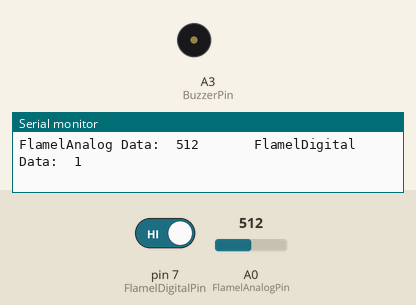
This sketch was run on a simulated Arduino Uno, built with avr-gcc and run on an emulated ATmega328P. Parts: buzzer (waves = sounding), the last lines printed to the serial monitor. Inputs (shaded band) come from the test bench; at power-on: pin 7 (FlamelDigitalPin) HIGH, A0 (FlamelAnalogPin) = 512.

Above: at 1.2 s.
1.3 s: pin 7 (FlamelDigitalPin) driven LOW
At 2.9 s:
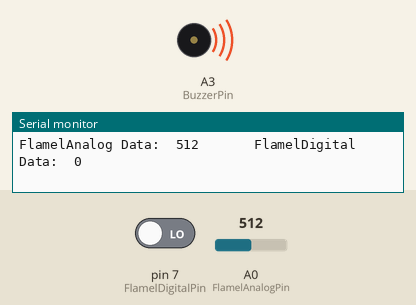
Timing chart, 0 to 8.9 s (numbered marks = the images above; inputs shaded):
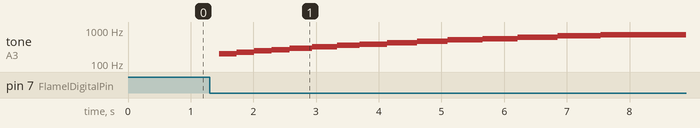

The sketch:

Flame.ino
```cpp
#include "Buzzer.h"

#define FlamelDigitalPin  7//定义火焰传感器数字引脚
#define FlamelAnalogPin   A0//定义火焰传感器模拟引脚
#define BuzzerPin A3//定义无源蜂鸣器块引脚

Buzzer buzzer(BuzzerPin) ;
int  FlamelAnalogValue = 0 ;//定义数字变量,读取火焰模拟值
int  FlamelDigitalValue = 0 ;//定义数字变量,读取火焰数字值
void setup()
{
  Serial.begin(9600);//设置串口波特率
  pinMode(FlamelDigitalPin, INPUT);//设置火焰传感器数字引脚为输入
  pinMode(FlamelAnalogPin, INPUT);//设置火焰传感器模拟引脚为输入
  pinMode(BuzzerPin, OUTPUT);//设置无源蜂鸣器模块引脚为输出
}
void loop()
{
  buzzer.noTone();//蜂鸣器停止
  FlamelAnalogValue = analogRead(FlamelAnalogPin);//读取火焰传感器模拟值
  FlamelDigitalValue = digitalRead(FlamelDigitalPin);//读取火焰传感器数字值
  Serial.print("FlamelAnalog Data:  ");
  Serial.print(FlamelAnalogValue);//打印火焰传感器模拟值
  Serial.print("       FlamelDigital Data:  ");
  Serial.println(FlamelDigitalValue);//打印火焰传感器数字值
  if (FlamelDigitalValue == 0) {//判断火焰传感器是否检测到火焰  检测到火焰  蜂鸣器报警
     for(int i = 200; i <= 800; i++)
     {
       buzzer.tone(i, 10);
     }
     for(int i= 800; i >= 200; i--)
     {
        buzzer.tone(i, 10);
     }
  }
  delay(200);
}
```

Buzzer.cpp
```cpp
#include "Buzzer.h"
#include <avr/wdt.h>

uint8_t buzzer_pin;

#ifdef ME_PORT_DEFINED
/**
 * Alternate Constructor which can call your own function to map the Buzzer to arduino port,
 * Buzzer pins are used and initialized here.
 * \param[in]
 *   None
 */
Buzzer::Buzzer()
{
  buzzer_pin = 9;
}

/**
 * Alternate Constructor which can call your own function to map the Buzzer to arduino port,
 * If the hardware serial was selected, we will used the hardware serial.
 * \param[in]
 *   port - RJ25 port from PORT_1 to M2
 */
Buzzer::Buzzer(uint8_t port):MePort(port)
{
  buzzer_pin = port;
}

/**
 * Alternate Constructor which can call your own function to map the Buzzer to arduino port,
 * you can set any slot for the buzzer device.
 * \param[in]
 *   port - RJ25 port from PORT_1 to M2
 * \param[in]
 *   slot - SLOT1 or SLOT2
 */
Buzzer::Buzzer(uint8_t port, uint8_t slot):MePort(port)
{
  buzzer_pin = s2;
  if(slot == SLOT2)
  {
    buzzer_pin = s2;
  }
  else
  {
    buzzer_pin = s1;
  }
}
#else // ME_PORT_DEFINED
/**
 * Alternate Constructor which can call your own function to map the Buzzer to arduino port,
 * \param[in]
 *   switchPin - arduino port for buzzer detect pin.
 */
Buzzer::Buzzer(int pin)
{
  buzzer_pin = pin;
}
#endif // ME_PORT_DEFINED

/**
 * \par Function
 *    setpin
 * \par Description
 *    Reset the buzzer available pin by its arduino port.
 * \param[in]
 *    pin - arduino port for buzzer detect pin.
 * \par Output
 *    None
 * \par Return
 *    None
 * \par Others
 *    None
 */
void Buzzer::setpin(int pin)
{
  buzzer_pin = pin;
}

/**
 * \par Function
 *    tone
 * \par Description
 *    Playing the tones.
 * \param[in]
 *    pin - Which pin on board that buzzer is connecting to.
 * \param[in]
 *    frequency - The speed of buzzer's tone play.
 * \param[in]
 *    duration - Time of a tone play.
 * \par Output
 *    None
 * \Return
 *    None.
 * \par Others
 *    Frequency (in hertz) and duration (in milliseconds).
 */
void Buzzer::tone(int pin, uint16_t frequency, uint32_t duration)
{
  buzzer_pin = pin;
  int period = 1000000L / frequency;
  int pulse = period / 2;
  pinMode(buzzer_pin, OUTPUT);
  for (long i = 0; i < duration * 1000L; i += period)
  {
    digitalWrite(buzzer_pin, HIGH);
    delayMicroseconds(pulse);
    digitalWrite(buzzer_pin, LOW);
    delayMicroseconds(pulse);
    wdt_reset();
  }
}

/**
 * \par Function
 *    tone
 * \par Description
 *    Playing the tones.
 * \param[in]
 *    frequency - The speed of buzzer's tone play.
 * \param[in]
 *    duration - Time of a tone play.
 * \par Output
 *    None
 * \Return
 *    None.
 * \par Others
 *    Frequency (in hertz) and duration (in milliseconds).
 */
void Buzzer::tone(uint16_t frequency, uint32_t duration)
{
    int period = 1000000L / frequency;
    int pulse = period / 2;
    pinMode(buzzer_pin, OUTPUT);
    for (long i = 0; i < duration * 1000L; i += period)
    {
        digitalWrite(buzzer_pin, HIGH);
        delayMicroseconds(pulse);
        digitalWrite(buzzer_pin, LOW);
        delayMicroseconds(pulse);
        wdt_reset();
    }
}

void Buzzer::_tone (float noteFrequency, long noteDuration, int silentDuration)
{

    // tone(10,261,500);
    // delay(500);

      if(silentDuration==0){silentDuration=1;}

      tone(buzzer_pin, noteFrequency, noteDuration);
      delay(noteDuration);       //milliseconds to microseconds
      //noTone(PIN_Buzzer);
      delay(silentDuration);
}


void Buzzer::bendTones(float initFrequency, float finalFrequency, float prop, long noteDuration, int silentDuration){

  //Examples:
  //  bendTones (880, 2093, 1.02, 18, 1);
  //  bendTones (note_A5, note_C7, 1.02, 18, 0);

  if(silentDuration==0){silentDuration=1;}

  if(initFrequency < finalFrequency)
  {
      for (int i=initFrequency; i<finalFrequency; i=i*prop) {
          _tone(i, noteDuration, silentDuration);
      }

  } else{

      for (int i=initFrequency; i>finalFrequency; i=i/prop) {
          _tone(i, noteDuration, silentDuration);
      }
  }
}

/**
 * \par Function
 *    noTone
 * \par Description
 *    Do not playing the tones.
 * \param[in]
 *    pin - Which pin on board that buzzer is connecting to.
 * \par Output
 *    None
 * \Return
 *    None.
 * \par Others
 *    None
 */
void Buzzer::noTone(int pin)
{
  buzzer_pin = pin;
  pinMode(buzzer_pin, OUTPUT);
  digitalWrite(buzzer_pin, LOW);
}

/**
 * \par Function
 *    noTone
 * \par Description
 *    Do not playing the tones.
 * \param[in]
 *    None
 * \par Output
 *    None
 * \Return
 *    None.
 * \par Others
 *    None
 */
void Buzzer::noTone()
{
  pinMode(buzzer_pin, OUTPUT);
  digitalWrite(buzzer_pin, LOW);
}
```

Buzzer.h
```cpp
// (licence header left out)
#ifndef Buzzer_H
#define Buzzer_H

#include <stdint.h>
#include <stdbool.h>
#include <Arduino.h>

#ifdef ME_PORT_DEFINED
#include "MePort.h"
#endif // ME_PORT_DEFINED

/**
 * Class: Buzzer
 * \par Description
 * Declaration of Class Buzzer.
 */

 #ifdef ME_PORT_DEFINED
class Buzzer : public MePort
#else
class Buzzer
#endif

{
public:
#ifdef ME_PORT_DEFINED
/**
 * Alternate Constructor which can call your own function to map the buzzer to arduino port,
 * no pins are used or initialized here.
 * \param[in]
 *   None
*/
  Buzzer();

/**
 * Alternate Constructor which can call your own function to map the Buzzer to arduino port,
 * If the hardware serial was selected, we will used the hardware serial.
 * \param[in]
 *   port - RJ25 port from PORT_1 to M2
*/
  Buzzer(uint8_t port);

/**
 * Alternate Constructor which can call your own function to map the Buzzer to arduino port,
 * you can set any slot for the buzzer device.
 * \param[in]
 *   port - RJ25 port from PORT_1 to M2
 * \param[in]
 *   slot - SLOT1 or SLOT2
 */
  Buzzer(uint8_t port, uint8_t slot);
#else // ME_PORT_DEFINED
/**
 * Alternate Constructor which can call your own function to map the Buzzer to arduino port,
 * \param[in]
 *   switchPin - arduino port for buzzer detect pin.
*/
  Buzzer(int pin);
#endif // ME_PORT_DEFINED
/**
 * \par Function
 *    setpin
 * \par Description
 *    Reset the buzzer available pin by its arduino port.
 * \param[in]
 *    pin - arduino port for buzzer detect pin.
 * \par Output
 *    None
 * \par Return
 *    None
 * \par Others
 *    None
 */
  void setpin(int pin);

/**
 * \par Function
 *    tone
 * \par Description
 *    Playing the tones.
 * \param[in]
 *    pin - Which pin on board that buzzer is connecting to.
 * \param[in]
 *    frequency - The speed of buzzer's tone play.
 * \param[in]
 *    duration - Time of a tone play.
 * \par Output
 *    None
 * \Return
 *    None.
 * \par Others
 *    Frequency (in hertz) and duration (in milliseconds).
 */
  void tone(int pin, uint16_t frequency, uint32_t duration);

/**
 * \par Function
 *    tone
 * \par Description
 *    Playing the tones.
 * \param[in]
 *    frequency - The speed of buzzer's tone play.
 * \param[in]
 *    duration - Time of a tone play.
 * \par Output
 *    None
 * \Return
 *    None.
 * \par Others
 *    Frequency (in hertz) and duration (in milliseconds).
 */
  void tone(uint16_t frequency, uint32_t duration = 0);

/**
 * \par Function
 *    noTone
 * \par Description
 *    Do not playing the tones.
 * \param[in]
 *    pin - Which pin on board that buzzer is connecting to.
 * \par Output
 *    None
 * \Return
 *    None.
 * \par Others
 *    None
 */

  void _tone(float noteFrequency, long noteDuration, int silentDuration);
  void bendTones(float initFrequency, float finalFrequency, float prop, long noteDuration, int silentDuration);

  void noTone(int pin);

/**
 * \par Function
 *    noTone
 * \par Description
 *    Do not playing the tones.
 * \param[in]
 *    None
 * \par Output
 *    None
 * \Return
 *    None.
 * \par Others
 *    None
 */
  void noTone();
};
#endif
```

Measured:
- after the input at 1.3 s, tone on A3 (BuzzerPin): plays 199 Hz for 0.28 s, 220 Hz for 0.28 s, 242 Hz for 0.28 s, 265 Hz for 0.28 s, 291 Hz for 0.36 s, 320 Hz for 0.40 s … (15 notes in this stretch), starting after 0.16 s
